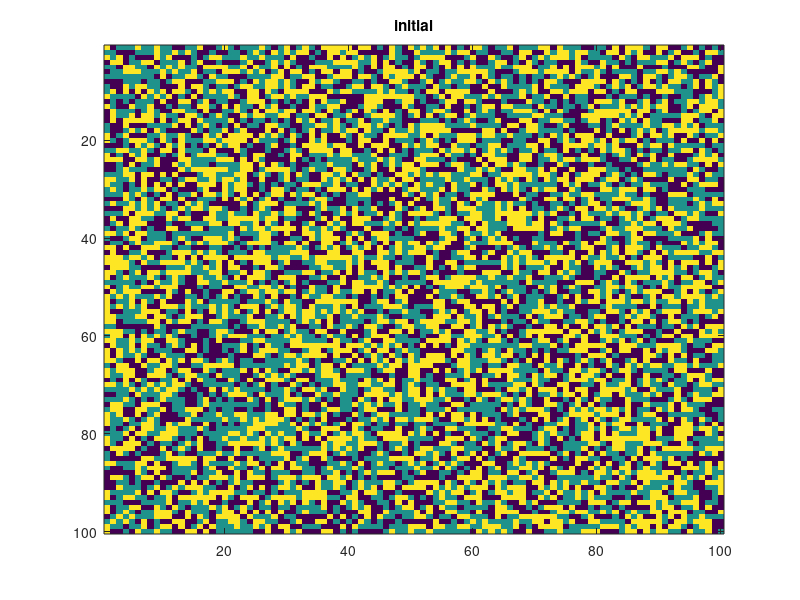
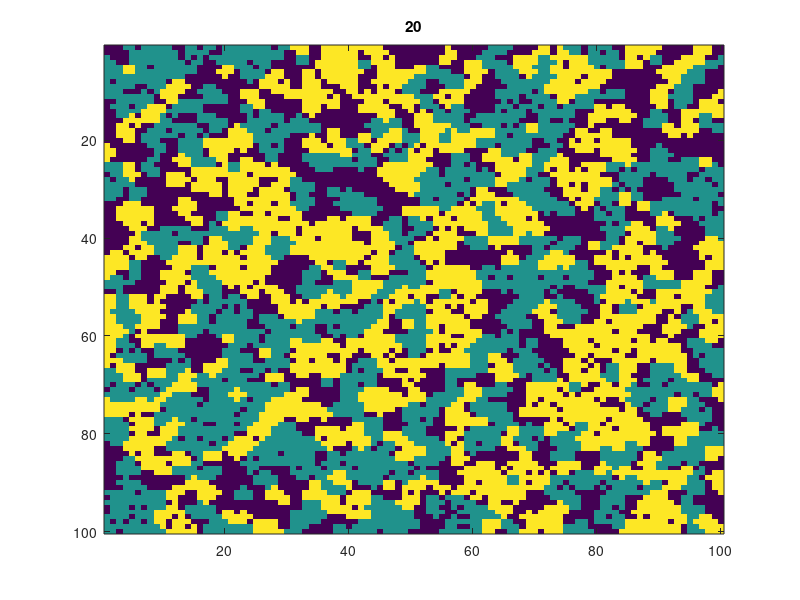

These charts were generated, in order, by the following MATLAB code:
%% Schelling's segregation mode
F=0.3;  %"happy" fraction of friends

%world is a 2D grid filled with two types of residents, "1" and "2"
world = randi(2,100,100);

% plus some empty spots (zero)
world(rand(100,100)<0.3)=0;

figure(1),imagesc(world),title('initial')


for t=1:20
%% Relocate "1' residents
%calculate neighbors for +1
sameNeighb = imfilter(double(world==1),ones(3,3));
totalNeighb = imfilter(ones(100,100),ones(3,3));
selfIdxs=find(world==1);
neighbFrac = (sameNeighb(selfIdxs)-1)./(totalNeighb(selfIdxs)-1);

%unhappy residents that will move
moveIdxs = selfIdxs(neighbFrac<F);
nMove=length(moveIdxs);

%move unhappy residents to empty cells
emptyCells = find(world==0);
nEmpty=length(emptyCells);

%move unhappy residents to empty cells **in random order**
randOrder = randperm(nEmpty);
emptyCells = emptyCells(randOrder);

%move here
world(moveIdxs) = 0;
world(emptyCells(1:nMove)) = 1;

%% Relocate "2" residents
%calculate neighbors for 2
sameNeighb = imfilter(double(world==2),ones(3,3));
totalNeighb = imfilter(ones(100,100),ones(3,3));
selfIdxs=find(world==2);
neighbFrac = (sameNeighb(selfIdxs)-1)./(totalNeighb(selfIdxs)-1);

%unhappy residents that will move
moveIdxs = selfIdxs(neighbFrac<F);
nMove=length(moveIdxs);

%move unhappy residents to empty cells
emptyCells = find(world==0);
nEmpty=length(emptyCells);

%move unhappy residents to empty cells **in random order**
randOrder = randperm(nEmpty);
emptyCells = emptyCells(randOrder);

%move here
world(moveIdxs) = 0;
world(emptyCells(1:nMove)) = 2;

figure(2),imagesc(world),title(t)
end



